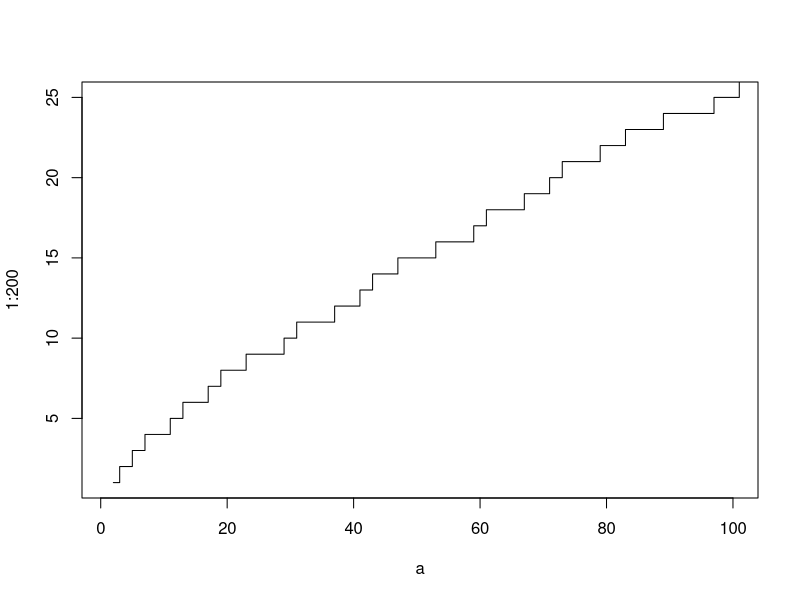

Here is the R script that generated this plot: (Note: this script raises an error after producing the figure.)
# renvoie si un nombre est premier ou non
Premier <- function(n) { 
  if(n < 2) return(FALSE) 
  d <- 2 #
  while( d < n) {
    if( n %% d == 0) return(FALSE)
    d <- d + 1
  }
  return(TRUE) }

# N premiers nombres premiers
Npremier <- function(n){
  z <- c()
  d <-2
  while(length(z)!=n){
    if(Premier(d)==TRUE){
      z <- c(z,d)
    }
    d <- d + 1
  }
  return(z)
}


# fonction de répartition des 100 premiers nombres premiers
a <- Npremier(200)
plot(a,1:200,type='s',xlim=c(1,100),ylim=c(1,25))


# fonction R(x) de Riemann
Rx <- function(x){
  rx <- c()
  for(n in 1:50)
    rx <- c(rx,(moebius(n)/n)*li(x^(1/n)))
  return(sum(rx))
}

# valeur de R(x) entre 2 et 201 avec un pas de 0.5
Rx.N <- c()
for(k in seq(2,201,0.5)){
  Rx.N <- c(Rx.N,Rx(k))
}

# correction apporté à pi(x) grâce aux zéros non triviaux de Zêta
correc <- function(x,f){
  rr <- c()
  for(b in 1:length(zz[1:f])){
    for(n in 1:30){
      rr <- c(rr,(moebius(n)*4*(sqrt(x)^(1/n))/log(x))*
                (cos(zz[b]*log(x)/n)+2*zz[b]*sin(zz[b]*log(x)/n))/
                (1+4*(zz[b])^2))
      
    }
  }
  return(sum(rr))
}


# correction apporté à pi(x) grâce aux zéros triviaux de Zêta
triviaux <- function(x){
  rrx <- c()
  for(x in seq(2,201,0.5)){
    rrx <- c(rrx,Rx(x^-2))
  }
  return(rrx)
}

# 3 zéros triviaux suffisent pour avoir une excellente approximation
NmbZerosTriv <- function(ZerosCalcule){
  res <- 0
  for(k in 1:ZerosCalcule){
    res <- res+Re(triviaux(x^k))
  }
  return(res)
}
Triv <- NmbZerosTriv(3)


# nomvre de zéros non triviaux que l'on prend 
rescorr <- c()
for(k in seq(2,201,0.5)){
  rescorr <- c(rescorr,correc(k,1)) # correc(k,10), correc(k,50), correc(k,200)
}


# traçage des figures en focntion du nombre de zéros non triviaux pris
ggplot() + geom_step(aes(a,1:200))+ xlim(0,100) + ylim(0,25) + xlab("") + ylab("") +
  theme(axis.line = element_line(colour = "grey18"), panel.background = element_blank(),
        legend.position = c(0.1, 0.96),legend.text = element_text(size = 11),
        legend.key = element_rect(fill = "white")) +
  geom_line(aes(seq(2,201,0.5),Rx.N-Triv-rescorr,colour="π(x)")) + 
  scale_color_manual(name='',breaks=c('π(x)'),
                     values=c('π(x)'='red'))
